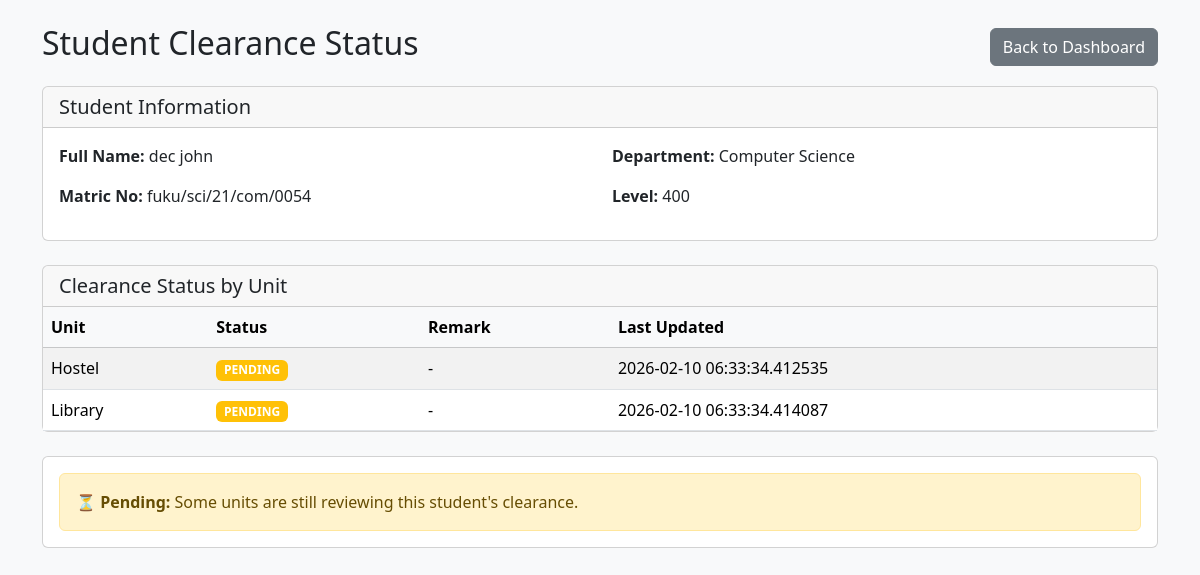
The page /admin/student-status/3 (signed in) on the database its author committed.
### tables this page shows
CREATE TABLE students (
        id INTEGER PRIMARY KEY AUTOINCREMENT,
        user_id INTEGER,
        full_name TEXT,
        matric_no TEXT UNIQUE,
        department TEXT,
        level TEXT
    );

CREATE TABLE clearance_status (
        id INTEGER PRIMARY KEY AUTOINCREMENT,
        student_id INTEGER,
        unit_id INTEGER,
        status TEXT,
        remark TEXT,
        updated_at TEXT
    );

CREATE TABLE units (
        id INTEGER PRIMARY KEY AUTOINCREMENT,
        name TEXT UNIQUE
    );

### app.py (the view)
@app.route("/admin/student-status/<int:student_id>")
@login_required("admin")
def admin_view_student_status(student_id):
    conn = get_db()
    student = conn.execute(
        "SELECT * FROM students WHERE id = ?",
        (student_id,)
    ).fetchone()
    if not student:
        conn.close()
        return "Student not found", 404
    statuses = conn.execute("""
        SELECT units.id AS unit_id, units.name, clearance_status.status, clearance_status.remark, clearance_status.updated_at
        FROM clearance_status
        JOIN units ON clearance_status.unit_id = units.id
        WHERE clearance_status.student_id = ?
        ORDER BY units.name
    """, (student_id,)).fetchall()
    conn.close()
    student_dict = dict(student) if student else {}
    return render_template("admin/view_student_status.html", student=student_dict, statuses=statuses)

### app.py (called while the page is built)
def get_db():
    conn = sqlite3.connect(DB)
    conn.row_factory = sqlite3.Row
    return conn

def login_required(role):
    def wrapper(f):
        @wraps(f)
        def decorated(*args, **kwargs):
            if "role" not in session or session["role"] != role:
                return redirect("/")
            return f(*args, **kwargs)
        return decorated
    return wrapper

### templates/admin/view_student_status.html (shortened to what this page needs)
<!DOCTYPE html>
<html lang="en">
<head>
<link href="https://cdn.jsdelivr.net/npm/bootstrap@5.3.2/dist/css/bootstrap.min.css" rel="stylesheet">
</head>
<body class="bg-light">
<div class="container mt-4">
    <div class="d-flex justify-content-between align-items-center mb-3">
        <h2>Student Clearance Status</h2>
        <a href="{{ url_for('admin_dashboard') }}" class="btn btn-secondary">Back to Dashboard</a>
    </div>
    <div class="card mb-4">
        <div class="card-header">
            <h5 class="mb-0">Student Information</h5>
        </div>
        <div class="card-body">
            <div class="row">
                <div class="col-md-6">
                    <p><strong>Full Name:</strong> {{ student.full_name }}</p>
                    <p><strong>Matric No:</strong> {{ student.matric_no }}</p>
                </div>
                <div class="col-md-6">
                    <p><strong>Department:</strong> {{ student.department }}</p>
                    <p><strong>Level:</strong> {{ student.level }}</p>
                </div>
            </div>
        </div>
    </div>
    <div class="card">
        <div class="card-header">
            <h5 class="mb-0">Clearance Status by Unit</h5>
        </div>
        <div class="card-body p-0">
            <table class="table table-striped mb-0">
                <thead class="table-light">
                    <tr>
                        <th>Unit</th>
                        <th>Status</th>
                        <th>Remark</th>
                        <th>Last Updated</th>
                    </tr>
                </thead>
                <tbody>
                {% if statuses %}
                    {% for status in statuses %}
                    <tr>
                        <td>{{ status.name }}</td>
                        <td>
                            {% if status.status == 'approved' %}
                                <span class="badge bg-success">{{ status.status|upper }}</span>
                            {% elif status.status == 'rejected' %}
                                <span class="badge bg-danger">{{ status.status|upper }}</span>
                            {% else %}
                                <span class="badge bg-warning">{{ status.status|upper }}</span>
                            {% endif %}
                        </td>
                        <td>{{ status.remark or '-' }}</td>
                        <td>{{ status.updated_at or '-' }}</td>
                    </tr>
                    {% endfor %}
                {% else %}
                    <tr>
                        <td colspan="4" class="text-center text-muted">No clearance status records found</td>
                    </tr>
                {% endif %}
                </tbody>
            </table>
        </div>
    </div>
    {% if statuses %}
    <div class="card mt-4">
        <div class="card-body">
            {% set all_approved = statuses|selectattr('status', 'equalto', 'approved')|list|length == statuses|length %}
            {% if all_approved %}
                <div class="alert alert-success mb-0">
                    <strong>✓ Cleared:</strong> This student has been cleared by all units.
                </div>
            {% elif statuses|selectattr('status', 'equalto', 'rejected')|list|length > 0 %}
                <div class="alert alert-danger mb-0">
                    <strong>✗ Not Cleared:</strong> This student has been rejected by one or more units.
                </div>
            {% else %}
                <div class="alert alert-warning mb-0">
                    <strong>⏳ Pending:</strong> Some units are still reviewing this student's clearance.
                </div>
            {% endif %}
        </div>
    </div>
    {% endif %}
</div>
</body>
</html>

### rows shown on the page
students: full_name "dec john", matric_no "fuku/sci/21/com/0054", department "Computer Science", level "400"
clearance_status: name "Hostel", status "PENDING", remark "-", updated_at "2026-02-10 06:33:34.412535"
clearance_status: name "Library", status "PENDING", remark "-", updated_at "2026-02-10 06:33:34.414087"
